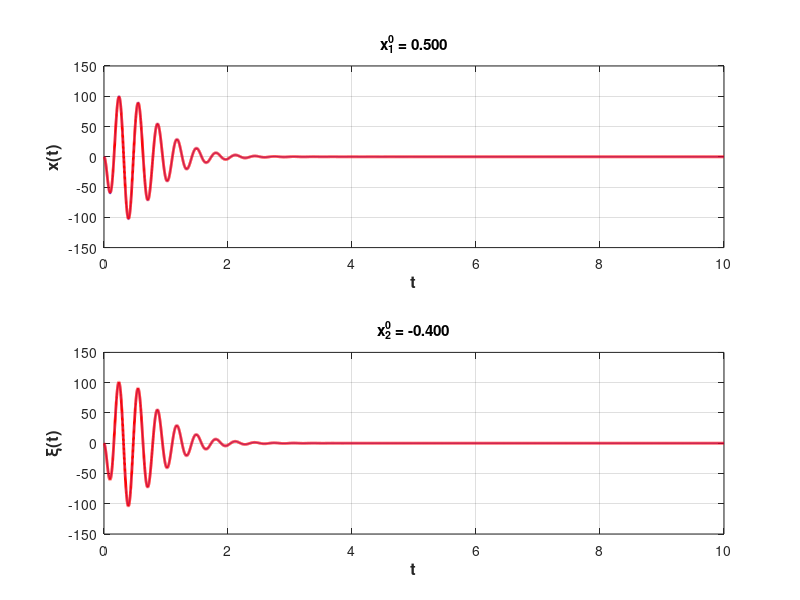

Write MATLAB code to recreate this figure.
function cwct190221

    A = [1, 0; 0, 0];
    B = [1; 1];
    C = [1, 1];
    
    CM = [C', A * C'];
    chiA = A^2 + 6 * A + 409 * A^0;
    
    theta = -[0, 1] * inv(CM) * (chiA);
    L = -theta';
    
    AC = [A, zeros(2, 2); L * C, A - L * C];
    ACC1 = [A, B * theta; L * C, A - L * C + B * theta];

    nx = size(AC, 1); % количество строчек
    nu = size(B, 2); % количество столбцов

    % задаем время отрисовки графиков
    TIME = 10.0;
    % задаем точки, в которых нужно вычислять решение системы
    ticks = 0 : 0.001 : TIME;
    % задаем параметры метода решения системы дифференциальных уравнений
    options = odeset('RelTol', 1e-5, 'AbsTol', 1e-5 * ones(1, nx));
    % задаем начальные условия 
    X0 = zeros(1, nx);   

    X0(1) = 0.5;
    X0(2) = -0.4;

    % находим решение замкнутой линейной системы
    [TL, YL] = ode45(@(t, X)(ACC1 * X), ticks, X0, options);


    % --------------------------------------------------------------------
	% СТРОИМ ГРАФИКИ РЕШЕНИЙ
    % --------------------------------------------------------------------  

    fhandle = figure;
    subplot(2, 1, 1)
        plot(TL, YL(:, 1), 'b', TL, YL(:, 3), 'r', 'LineWidth', 2.0)
        grid on;
        xlabel('t', 'FontSize', 12, 'FontWeight', 'bold');
        ylabel('x(t)', 'FontSize', 12, 'FontWeight', 'bold');
        title(sprintf('x_1^0 = %0.3f', X0(1)));
    subplot(2, 1, 2)
        plot(TL, YL(:, 2), 'b', TL, YL(:, 4), 'r', 'LineWidth', 2.0)
        grid on;
        xlabel('t', 'FontSize', 12, 'FontWeight', 'bold');
        ylabel('\xi(t)', 'FontSize', 12, 'FontWeight', 'bold');
        title(sprintf('x_2^0 = %0.3f', X0(2)));               

end
